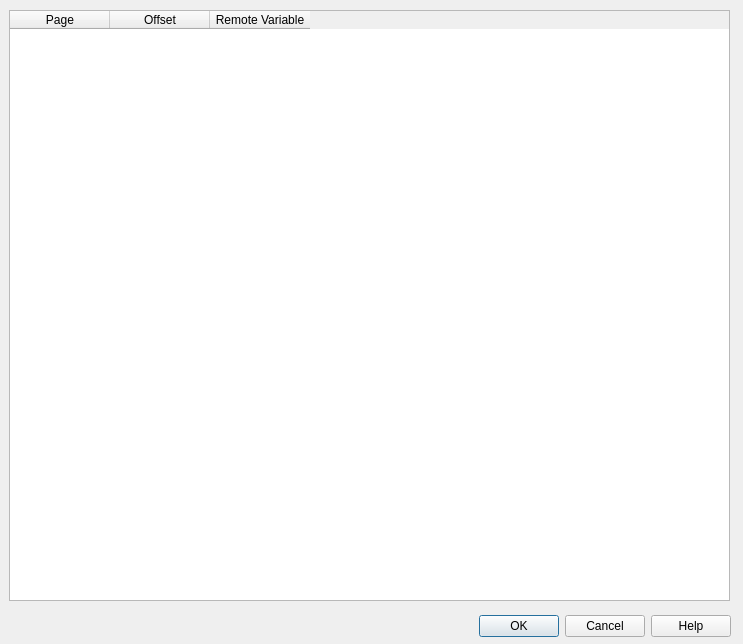
<?xml version="1.0" encoding="UTF-8"?>
<ui version="4.0">
 <class>CDlgMdfRegisterMap</class>
 <widget class="QDialog" name="CDlgMdfRegisterMap">
  <property name="geometry">
   <rect>
    <x>0</x>
    <y>0</y>
    <width>743</width>
    <height>644</height>
   </rect>
  </property>
  <property name="windowTitle">
   <string>Register mapping</string>
  </property>
  <widget class="QDialogButtonBox" name="buttonBox">
   <property name="geometry">
    <rect>
     <x>10</x>
     <y>610</y>
     <width>721</width>
     <height>32</height>
    </rect>
   </property>
   <property name="orientation">
    <enum>Qt::Horizontal</enum>
   </property>
   <property name="standardButtons">
    <set>QDialogButtonBox::Cancel|QDialogButtonBox::Help|QDialogButtonBox::Ok</set>
   </property>
  </widget>
  <widget class="QWidget" name="verticalLayoutWidget">
   <property name="geometry">
    <rect>
     <x>9</x>
     <y>10</y>
     <width>721</width>
     <height>591</height>
    </rect>
   </property>
   <layout class="QVBoxLayout" name="verticalLayout">
    <item>
     <widget class="QTableWidget" name="tableWidget">
      <column>
       <property name="text">
        <string>Page</string>
       </property>
      </column>
      <column>
       <property name="text">
        <string>Offset</string>
       </property>
      </column>
      <column>
       <property name="text">
        <string>Remote Variable</string>
       </property>
      </column>
     </widget>
    </item>
   </layout>
  </widget>
 </widget>
 <resources/>
 <connections>
  <connection>
   <sender>buttonBox</sender>
   <signal>accepted()</signal>
   <receiver>CDlgMdfRegisterMap</receiver>
   <slot>accept()</slot>
   <hints>
    <hint type="sourcelabel">
     <x>248</x>
     <y>254</y>
    </hint>
    <hint type="destinationlabel">
     <x>157</x>
     <y>274</y>
    </hint>
   </hints>
  </connection>
  <connection>
   <sender>buttonBox</sender>
   <signal>rejected()</signal>
   <receiver>CDlgMdfRegisterMap</receiver>
   <slot>reject()</slot>
   <hints>
    <hint type="sourcelabel">
     <x>316</x>
     <y>260</y>
    </hint>
    <hint type="destinationlabel">
     <x>286</x>
     <y>274</y>
    </hint>
   </hints>
  </connection>
 </connections>
</ui>
